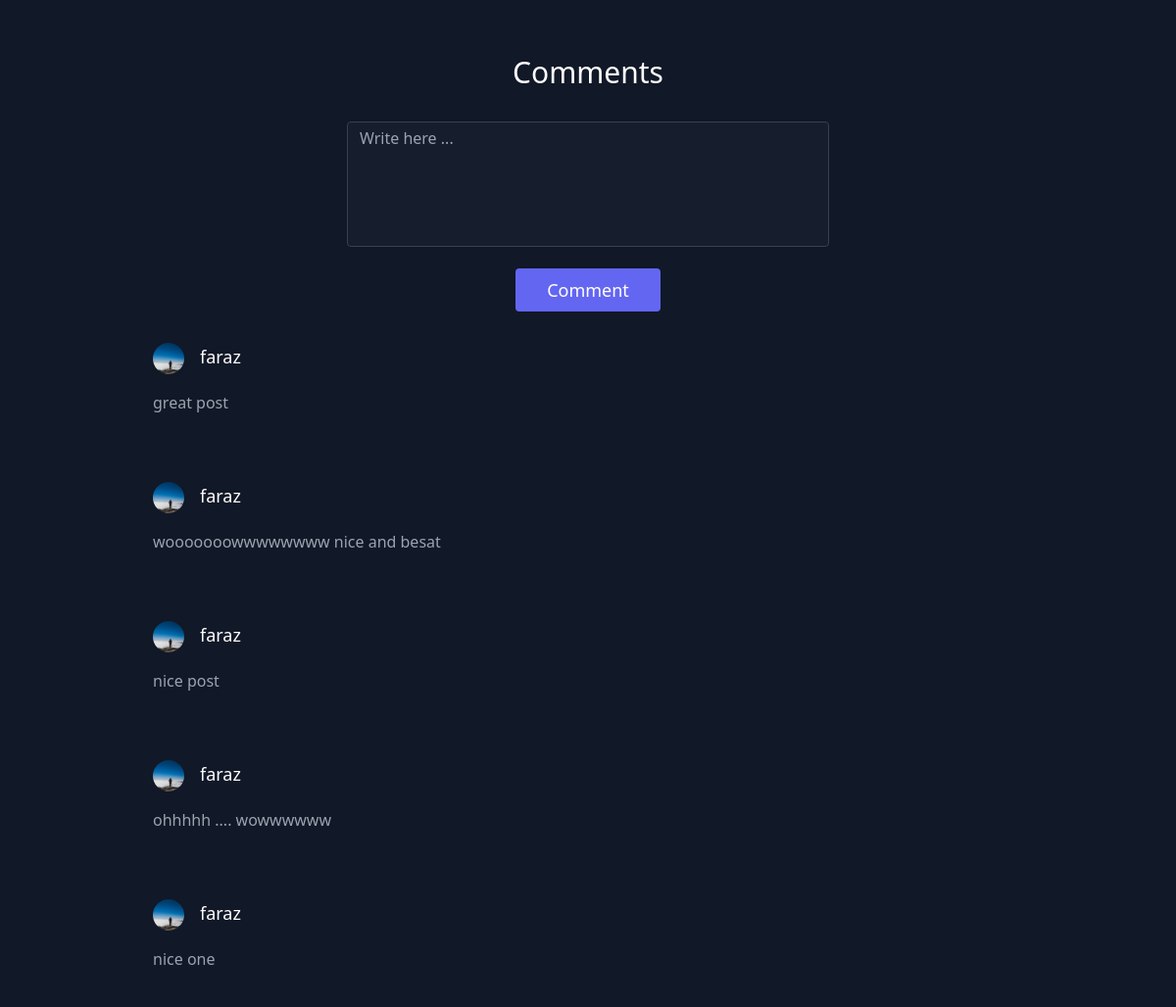
The page /individual-post/8/ (signed in, lower part) on the database as committed earlier.
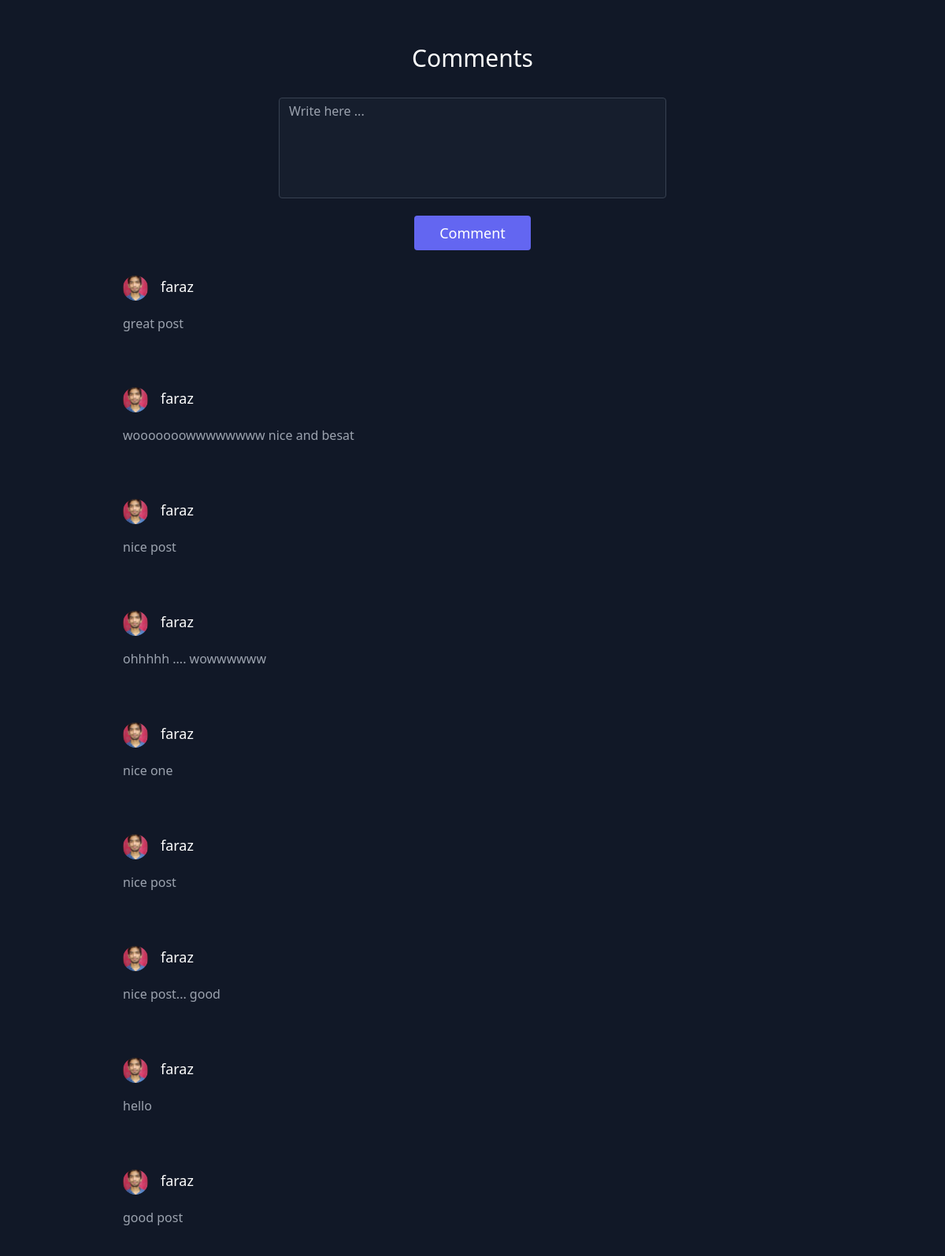
The same page on the database as committed later.
### src_code/models.py (models this page shows, shortened)
class Comments(models.Model):
    user = models.ForeignKey(User, on_delete=models.CASCADE)
    post = models.ForeignKey(Post, on_delete=models.CASCADE)
    comment = models.TextField(max_length=300, null=True, blank=True)

class Detail(models.Model):
    user = models.ForeignKey(User, on_delete=models.CASCADE)
    profile_pic = models.ImageField(default='default_pic.jpg', upload_to ='media/% Y/% m/% d/',null=True)
    name = models.CharField(max_length=200, null=True, blank=True)
    followers = models.ManyToManyField(User, related_name='followers', blank=True)
    following = models.ManyToManyField(User, related_name='following', blank=True)
    bool_abuse = models.BooleanField(default=False)
    bool_hate = models.BooleanField(default=False)

### src_code/views.py (the view)
# urls.py: path('individual-post/<int:post_id>/', views.individualPost, name='individual-post-page'),
def individualPost(request, post_id):
    post = Post.objects.get(pk=post_id)
    comments = Comments.objects.filter(post_id=post.id)
    user = Detail.objects.get(user=request.user)
    context = {
        'post':post,
        'comments':comments,
        'user':user,
    }
    return render(request, 'src_code/individual_post.html', context)

### src_code/models.py (called while the page is built)
    def __str__(self):
        return str(self.pk) + " Post"

### src_code/templates/src_code/individual_post.html (shortened to what this page needs)
{% extends 'src_code/basics/base.html' %}
{% block content %}
{% include 'src_code/comment.html' %}
<section class="text-gray-400 bg-gray-900 body-font">
  {% for comment in comments %}
  <div class="container px-5 py-2 mx-auto flex flex-wrap">
      <div class="flex flex-col flex-wrap lg:py-6 -mb-1 lg:w-1/2 lg:pl-12 lg:text-left text-center">
        <div class="flex flex-col mb-2 lg:items-start items-center">
          <div class="flex flex-row pb-4">
            <img class="inline object-cover w-8 h-8 flex text-left rounded-full" src="{{user.profile_pic.url}}" alt="Profile image"/>
            <h2 class="text-white text-lg title-font text-left px-4 font-medium mb-1">{{comment.user}}</h2>
        </div>
        <p class="leading-relaxed text-base">{{comment.comment}} </p>
        </div>
      </div>
    </div>
    {% endfor %}
  </section>
{% endblock content %}

Rows that differ between the two databases and show on the page:
changed through a linked row, Comments "great post": profile_pic: picture added in place of a placeholder
changed through a linked row, Comments "wooooooowwwwwwww nice and besat": profile_pic: picture added in place of a placeholder
changed through a linked row, Comments (number 3 of 9 on the later page): profile_pic: picture added in place of a placeholder
changed through a linked row, Comments "ohhhhh .... wowwwwww": profile_pic: picture added in place of a placeholder
changed through a linked row, Comments "nice one": profile_pic: picture added in place of a placeholder
added Comments: profile_pic (picture), user "faraz", comment "nice post"
added Comments: profile_pic (picture), user "faraz", comment "nice post... good"
added Comments: profile_pic (picture), user "faraz", comment "hello"
added Comments: profile_pic (picture), user "faraz", comment "good post"
